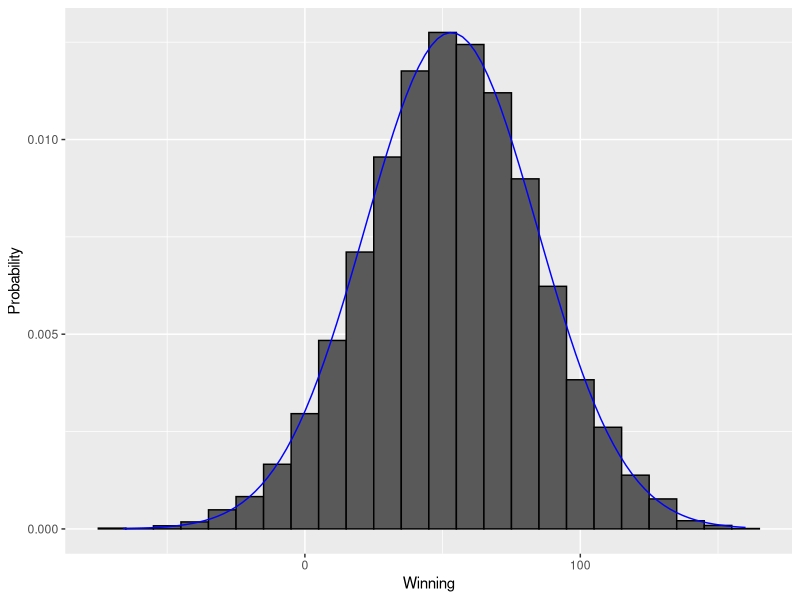

Reproduce this figure in R.
#Roullette Wheel using Urn

color <- rep(c("Black","Red","Green"), times=c(18,18,2))

#Checking for 1000 independent draws
n <- 1000

X <- sample(ifelse(color=="Red",-1,1), n, replace = TRUE)
X[1:10]

#As we know probability of Red or non Red we can run it using below code

X <- sample(c(-1,1),n, replace = TRUE, prob = c(18/38,20/38))#1000 Independent draws

#Total Winning
S <- sum(X)
S

#Monto Carlo Simulation for the same 1000 Draws

B <- 10000

Winning <- replicate(B, {
  X <- sample(c(-1,1),n, replace = TRUE, prob = c(18/38,20/38))#1000 Independent draws
  S <- sum(X)
})
mean(Winning<0)#Probability of Casino loosing the money
mean(Winning)#Average Amount winning by Casino

#Histogram for the values

library(tidyverse)

s<- seq(min(Winning),max(Winning),length = 100)  # sequence of 100 values across range of S

normal_density <- data.frame(s=s,f=dnorm(s,mean(Winning),sd(Winning)))# generate normal density for S

data.frame(S=Winning) %>% # make data frame of S for histogram
  ggplot(aes(Winning, ..density..))+
  geom_histogram(color="black", binwidth=10)+
  ylab("Probability")+
  geom_line(data=normal_density, mapping = aes(s,f), color="blue")

